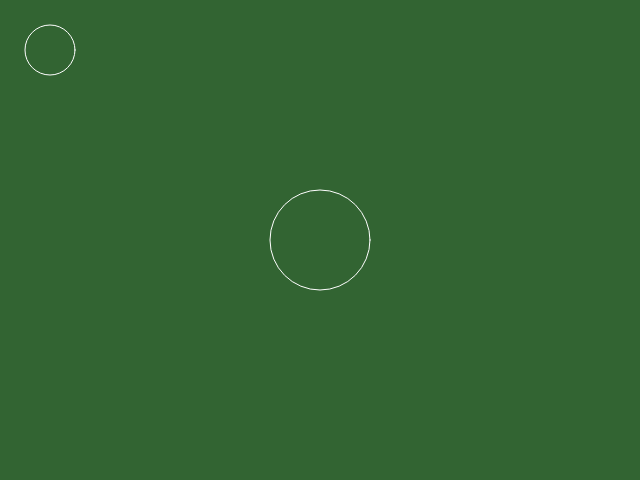
Frame 1 (no input)
Frame 60 (no input): identical to frame 1, image omitted
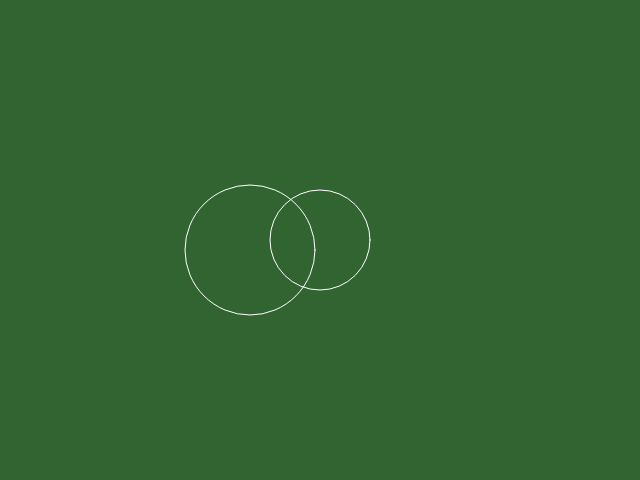
Frame 120 (the mouse pressed at the canvas centre since frame 60)

The p5.js sketch that drew these frames (run headless with seeded random() and noise() and a simulated clock; from frame 60 on, the mouse is pressed at the canvas centre):

// p5.js sketch
// ── sketch.js
function setup() {
  createCanvas(640, 480);
  
  noFill();

  stroke(255, 255, 255);

}

function draw () {

    background(50, 100, 50);
	ellipse(320, 240, 100, 100)
// draw function
if (mouseY < 0) {
  ellipse(0, 0, 30, 30);
} else if (mouseY < 50){
  ellipse(50, 50, 50, 50);
} else if (mouseY < 100){
  ellipse(100, 100, 70, 70);
} else if (mouseY < 150){
  ellipse(150, 150, 90, 90);
} else if (mouseY < 200){
  ellipse(200, 200, 110, 110);
} else if (mouseY < 250){
  ellipse(250, 250, 130, 130);
  } else if (mouseY < 300){
  ellipse(300, 300, 150, 150);
} else if (mouseY < 350){
  ellipse(400, 400, 170, 170);
} else if (mouseY < 400){
  ellipse(450, 450, 190, 190);
} else if (mouseY < 450){
  ellipse(550, 200, 210, 210);
} else if (mouseY < 500){
  ellipse(650, 100, 230, 230);
} else {
  ellipse(750, 0, 250, 250)
}
}
